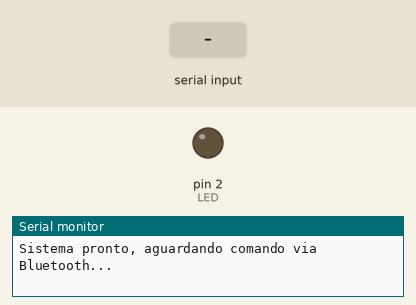
Simulated run of this sketch. Board: Arduino Uno, built with avr-gcc and run on an emulated ATmega328P. Shown: output pins drawn as LEDs (lit = HIGH), the last lines printed to the serial monitor. Inputs (shaded band) come from the test bench. The audio player accepts every command and is not drawn.

Above: at 1.7 s.
1.8 s: byte 48 ('0') received over Serial
At 6.0 s:
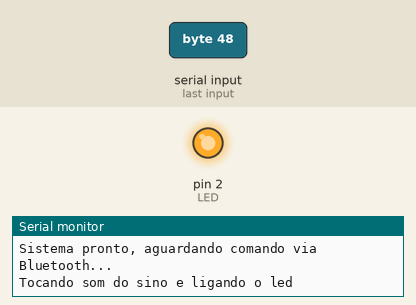
Timing chart, 0 to 12.3 s (numbered marks = the images above; inputs shaded):
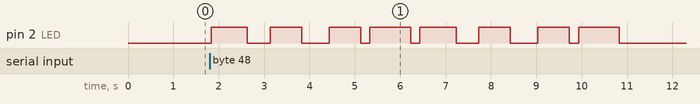

Measured:
- after the input at 1.8 s, pin 2 (LED): LOW → HIGH at once, → LOW 0.80 s later, → HIGH 0.50 s later, → LOW 0.70 s later, … (16 changes in this stretch)

The sketch:

voz_robo.ino
```cpp
#include <SoftwareSerial.h>
#include <DFRobotDFPlayerMini.h>

SoftwareSerial mp3Serial(11, 10); // RX, TX para DFPlayer
DFRobotDFPlayerMini mp3;

#define LED 2

void setup() {
  pinMode(LED, OUTPUT);
  digitalWrite(LED, LOW);

  Serial.begin(9600);     // Aqui está o Bluetooth (HC-05 ligado em RX/TX)
  mp3Serial.begin(9600);  // Aqui está o DFPlayer

  if (!mp3.begin(mp3Serial)) {
    Serial.println("Falha ao inicializar DFPlayer Mini!");
    while (true);
  }

  mp3.volume(25); // Volume de 0 a 30
  Serial.println("Sistema pronto, aguardando comando via Bluetooth...");
}

void loop() {
  if (Serial.available()) {   // Bluetooth manda dados pelo Serial
    char comando = Serial.read();

    switch (comando) {
      case 'B':
        mp3.play(11);   // 0001.mp3
        Serial.println("Tocando BOAS VINDAS");
        break;

      case 'D':
        mp3.play(12);   // 0001.mp3
        Serial.println("Tocando música DANCE GALINHA");
        break;

      case '1':
        mp3.play(1);   // 0001.mp3
        Serial.println("Tocando música 1 e LED ligado");
        break;

      case '2':
        mp3.play(2);   // 0002.mp3
        Serial.println("Tocando música 2");
        break;

      case '3':
        mp3.play(3);   // 0003.mp3
        Serial.println("Tocando música 3" );
        break;

      case '4':
        mp3.play(4);   // 0003.mp3
        Serial.println("Tocando música 4");
        break;
      case '5':
        mp3.play(5);   // 0003.mp3
        Serial.println("Tocando música 5");
        break;
      case '6':
        mp3.play(6);   // 0003.mp3
        Serial.println("Tocando música 6");
        break;
      case '7':
        mp3.play(7);   // 0003.mp3
        Serial.println("Tocando música 7");
        break;
      case '8':
        mp3.play(8);   // 0003.mp3
        Serial.println("Tocando música 8");
        break;
      case '9':
        mp3.play(9);   // 0003.mp3
        Serial.println("Tocando música 9");
        break;
      case '0':
        mp3.play(10);   // 0003.mp3
        Serial.println("Tocando som do sino e ligando o led");
        digitalWrite(LED, HIGH);
        delay(800);
        digitalWrite(LED, LOW);
        delay(500);
        digitalWrite(LED, HIGH);
        delay(700);
        digitalWrite(LED, LOW);
        delay(600);
        digitalWrite(LED, HIGH);
        delay(700);
        digitalWrite(LED, LOW);
        delay(200);
        digitalWrite(LED, HIGH);
        delay(900);
        digitalWrite(LED, LOW);
        delay(200);
        digitalWrite(LED, HIGH);
        delay(800);
        digitalWrite(LED, LOW);
        delay(500);
        digitalWrite(LED, HIGH);
        delay(700);
        digitalWrite(LED, LOW);
        delay(600);
        digitalWrite(LED, HIGH);
        delay(700);
        digitalWrite(LED, LOW);
        delay(200);
        digitalWrite(LED, HIGH);
        delay(900);
        digitalWrite(LED, LOW);
        break;

      default:
        Serial.println("Comando inválido recebido");
        break;
    }
  }
}
```
